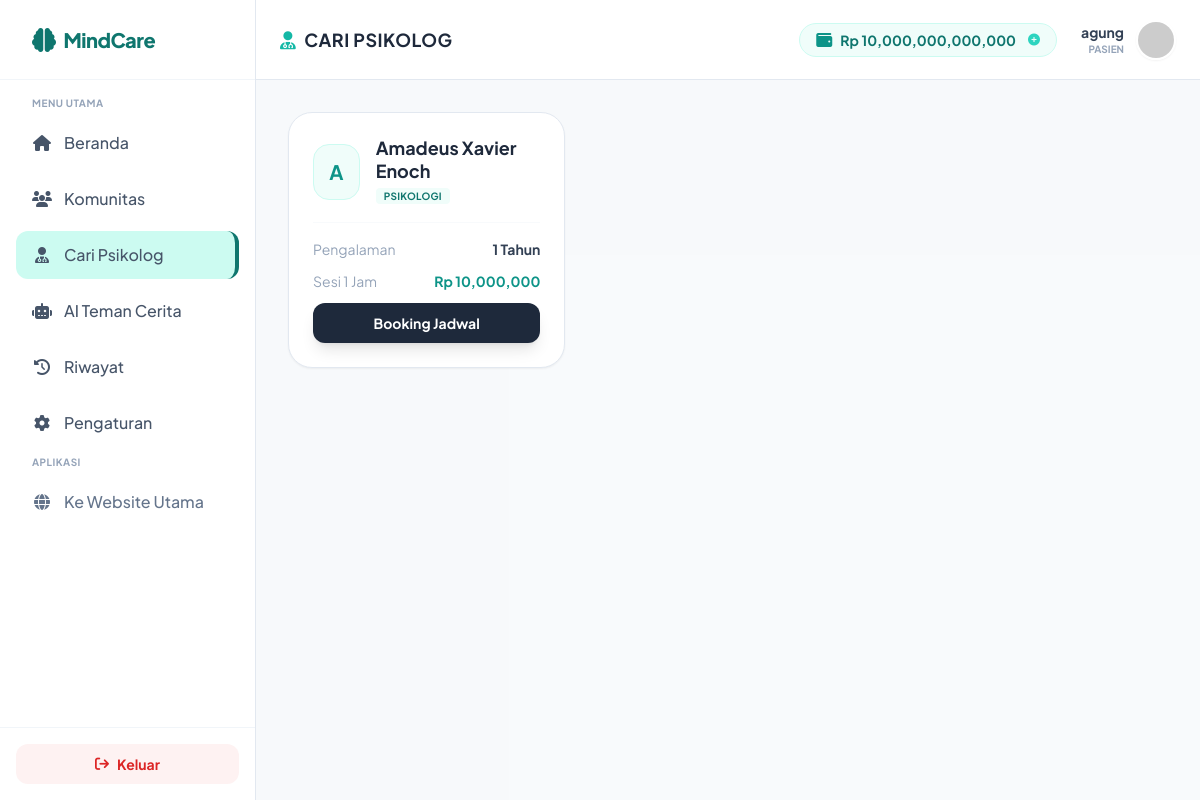
/dashboard.php?view=therapists (signed in), run on the app's committed database.
### tables this page shows
CREATE TABLE `users` (
  `id` int(11) NOT NULL,
  `name` varchar(100) NOT NULL,
  `email` varchar(100) NOT NULL,
  `password` varchar(255) NOT NULL,
  `role` enum('admin','patient','therapist') DEFAULT 'patient',
  `avatar` varchar(255) DEFAULT 'default.png',
  `balance` decimal(15,2) DEFAULT 0.00,
  `bio` text DEFAULT NULL,
  `language_pref` varchar(5) DEFAULT 'id',
  `avatar_color` varchar(20) DEFAULT 'teal-500',
  `last_activity` datetime DEFAULT NULL,
  `created_at` timestamp NOT NULL DEFAULT current_timestamp()
);

CREATE TABLE `therapists` (
  `id` int(11) NOT NULL,
  `user_id` int(11) NOT NULL,
  `specialization` varchar(100) DEFAULT NULL,
  `price` decimal(15,2) DEFAULT 150000.00,
  `experience_years` int(11) DEFAULT 1,
  `alumnus` varchar(100) DEFAULT NULL
);

### panel_patient.php (the view, shortened to what this page needs)
<?php
$idx = $_SESSION['active_index'] ?? 0;
$user_data = $_SESSION['accounts'][$idx] ?? $_SESSION['accounts'][0];
$uid = $_SESSION['user_id'] ?? $user_data['id'];
$nama_user = $user_data['name'];
$custom_avatar = $user_data['avatar'] ?? 'default.png';
$avatar_path = 'uploads/' . $custom_avatar;
if ($custom_avatar != 'default.png' && file_exists($avatar_path)) {
    $avatar_src = $avatar_path . "?t=" . time();
} else {
    $avatar_src = "https://ui-avatars.com/api/?name=".urlencode($nama_user)."&background=0d9488&color=fff";
}
$saldo_user = 0;
if ($conn) {
    $q_u = mysqli_query($conn, "SELECT balance FROM users WHERE id='$uid'");
    if($q_u && mysqli_num_rows($q_u) > 0){
        $d_u = mysqli_fetch_assoc($q_u);
        $saldo_user = $d_u['balance'];
    }
}
$view = $_GET['view'] ?? 'home';
?>
<!DOCTYPE html>
<html lang="id">
<head>
    <script src="https://cdn.tailwindcss.com"></script>
    <link href="https://cdnjs.cloudflare.com/ajax/libs/font-awesome/6.4.0/css/all.min.css" rel="stylesheet">
    <link href="https://unpkg.com/aos@2.3.1/dist/aos.css" rel="stylesheet">
</head>
<body class="flex h-screen overflow-hidden text-slate-700">
    <aside class="w-64 bg-white border-r border-slate-200 hidden md:flex flex-col z-30 shrink-0">
        <div class="h-20 flex items-center px-8 border-b border-slate-100">
            <span class="font-extrabold text-xl text-teal-700 tracking-tight flex items-center gap-2">
                <i class="fa-solid fa-brain text-2xl"></i> MindCare
            </span>
        </div>
        <nav class="flex-1 p-4 space-y-2 overflow-y-auto">
            <p class="px-4 text-[10px] font-bold text-slate-400 uppercase tracking-wider mb-2">Menu Utama</p>
            <a href="dashboard.php?view=home" class="<?= $view=='home'?'nav-active':'' ?> flex items-center gap-3 px-4 py-3 rounded-xl font-medium hover:bg-slate-50 text-slate-600 transition">
                <i class="fa-solid fa-house w-5 text-center"></i> Beranda
            </a>
            <a href="dashboard.php?view=community" class="<?= $view=='community'?'nav-active':'' ?> flex items-center gap-3 px-4 py-3 rounded-xl font-medium hover:bg-slate-50 text-slate-600 transition">
                <i class="fa-solid fa-users w-5 text-center"></i> Komunitas
            </a>
            <a href="dashboard.php?view=therapists" class="<?= $view=='therapists'?'nav-active':'' ?> flex items-center gap-3 px-4 py-3 rounded-xl font-medium hover:bg-slate-50 text-slate-600 transition">
                <i class="fa-solid fa-user-doctor w-5 text-center"></i> Cari Psikolog
            </a>
            <a href="dashboard.php?view=chatbot" class="<?= $view=='chatbot'?'nav-active':'' ?> flex items-center gap-3 px-4 py-3 rounded-xl font-medium hover:bg-slate-50 text-slate-600 transition">
                <i class="fa-solid fa-robot w-5 text-center"></i> AI Teman Cerita
            </a>
            <a href="dashboard.php?view=history" class="<?= $view=='history'?'nav-active':'' ?> flex items-center gap-3 px-4 py-3 rounded-xl font-medium hover:bg-slate-50 text-slate-600 transition">
                <i class="fa-solid fa-clock-rotate-left w-5 text-center"></i> Riwayat
            </a>
            <a href="dashboard.php?view=settings" class="<?= $view=='settings'?'nav-active':'' ?> flex items-center gap-3 px-4 py-3 rounded-xl font-medium hover:bg-slate-50 text-slate-600 transition">
                <i class="fa-solid fa-gear w-5 text-center"></i> Pengaturan
            </a>
            <p class="px-4 text-[10px] font-bold text-slate-400 uppercase tracking-wider mb-2 mt-4">Aplikasi</p>
            <a href="index.php" class="flex items-center gap-3 px-4 py-3 rounded-xl font-medium text-slate-500 hover:bg-teal-50 hover:text-teal-600 transition">
                <i class="fa-solid fa-globe w-5 text-center"></i> Ke Website Utama
            </a>
        </nav>
        <div class="p-4 border-t border-slate-100">
            <a href="dashboard.php?logout=true" class="flex items-center justify-center gap-2 w-full py-2.5 bg-red-50 text-red-600 rounded-xl font-bold hover:bg-red-100 transition text-sm">
                <i class="fa-solid fa-arrow-right-from-bracket"></i> Keluar
            </a>
        </div>
    </aside>
    <div class="flex-1 flex flex-col h-full overflow-hidden relative w-full">
        <header class="h-20 bg-white/90 backdrop-blur-sm border-b border-slate-200 flex items-center justify-between px-6 shrink-0 z-20 sticky top-0">
            <h2 class="text-lg font-bold text-slate-800 uppercase tracking-wide flex items-center gap-2">
                <?php
                    if($view=='community') echo '<i class="fa-solid fa-users text-teal-500"></i> Ruang Cerita';
                    elseif($view=='chatbot') echo '<i class="fa-solid fa-robot text-teal-500"></i> Chat dengan Mira';
                    elseif($view=='settings') echo '<i class="fa-solid fa-gear text-teal-500"></i> Pengaturan Profil';
                    elseif($view=='history') echo '<i class="fa-solid fa-receipt text-teal-500"></i> Riwayat Transaksi';
                    elseif($view=='therapists') echo '<i class="fa-solid fa-user-doctor text-teal-500"></i> Cari Psikolog';
                    else echo '<i class="fa-solid fa-chart-pie text-teal-500"></i> Dashboard';
                ?>
            </h2>
            <div class="flex items-center gap-6">
                <button onclick="document.getElementById('modalTopup').classList.remove('hidden')" class="hidden sm:flex items-center gap-2 px-4 py-1.5 bg-teal-50 hover:bg-teal-100 rounded-full border border-teal-100 transition cursor-pointer">
                    <i class="fa-solid fa-wallet text-teal-600"></i>
                    <span class="text-sm font-bold text-teal-700">Rp <?= number_format($saldo_user) ?></span>
                    <i class="fa-solid fa-plus-circle text-teal-400 text-xs ml-1"></i>
                </button>
                <div class="relative">
                    <button onclick="document.getElementById('profileDropdown').classList.toggle('show')" class="flex items-center gap-3 focus:outline-none group">
                        <div class="text-right hidden sm:block">
                            <p class="text-sm font-bold text-slate-700 truncate max-w-[120px] group-hover:text-teal-600 transition"><?= explode(' ', $nama_user)[0] ?></p>
                            <p class="text-[10px] text-slate-400 font-bold uppercase">Pasien</p>
                        </div>
                        <img src="<?= $avatar_src ?>" class="w-10 h-10 rounded-full object-cover border-2 border-white shadow-sm group-hover:border-teal-300 transition">
                    </button>
                </div>
            </div>
        </header>
        <main class="flex-1 overflow-y-auto p-4 md:p-6 lg:p-8 bg-slate-50/50">
            <?php if ($view == 'home'): ?>
                <div class="grid lg:grid-cols-3 gap-6 max-w-7xl mx-auto">
                    <div class="lg:col-span-2 space-y-6">
                        <div class="bg-gradient-to-r from-teal-600 to-emerald-600 rounded-3xl p-8 text-white shadow-xl shadow-teal-600/10 relative overflow-hidden" data-aos="fade-up">
                            <div class="relative z-10">
                                <h1 class="text-3xl font-bold mb-2">Halo, <?= explode(' ', $nama_user)[0] ?>! 👋</h1>
                                <p class="text-teal-100 mb-6 text-sm font-medium opacity-90">Setiap perasaan itu valid. Apa kabarmu hari ini?</p>
                                <div class="flex gap-3">
                                    <button onclick="document.getElementById('modalTopup').classList.remove('hidden')" class="bg-white text-teal-700 px-5 py-2.5 rounded-full font-bold text-sm shadow-sm hover:bg-teal-50 transition"><i class="fa-solid fa-plus mr-1"></i> Isi Saldo</button>
                                    <a href="dashboard.php?view=chatbot" class="bg-teal-700/50 text-white px-5 py-2.5 rounded-full font-bold text-sm hover:bg-teal-700/70 transition border border-white/20"><i class="fa-solid fa-comment mr-1"></i> Curhat ke Mira</a>
                                </div>
                            </div>
                            <i class="fa-solid fa-leaf absolute -bottom-8 -right-8 text-9xl opacity-10 rotate-12"></i>
                        </div>
                        <div class="bg-white rounded-3xl border border-slate-200 p-6 shadow-sm" data-aos="fade-up" data-aos-delay="100">
                            <div class="flex items-center justify-between mb-4">
                                <h3 class="font-bold text-slate-800 flex items-center gap-2"><i class="fa-solid fa-book-open text-teal-500"></i> Jurnal Harian</h3>
                                <span class="text-[10px] font-bold bg-slate-100 text-slate-500 px-2 py-1 rounded">Private</span>
                            </div>
                            <form method="POST" class="mb-6">
                                <div class="flex gap-4 mb-4 overflow-x-auto pb-2">
                                    <?php
                                        $moods = ['senang'=>['😊','bg-yellow-100'], 'biasa'=>['😐','bg-gray-100'], 'sedih'=>['😢','bg-blue-100'], 'marah'=>['😠','bg-red-100']];
                                        foreach($moods as $k => $v):
                                    ?>
                                    <label class="cursor-pointer group">
                                        <input type="radio" name="mood" value="<?= $k ?>" class="peer hidden" <?= $k=='senang'?'checked':'' ?>>
                                        <div class="w-10 h-10 rounded-full flex items-center justify-center text-xl bg-slate-50 border border-slate-200 grayscale peer-checked:grayscale-0 peer-checked:<?= $v[1] ?> peer-checked:border-transparent peer-checked:scale-110 transition group-hover:bg-slate-100"><?= $v[0] ?></div>
                                    </label>
                                    <?php endforeach; ?>
                                </div>
                                <div class="relative">
                                    <textarea name="note" rows="3" class="w-full bg-slate-50 rounded-xl border-none p-4 text-sm focus:ring-2 focus:ring-teal-200 resize-none transition placeholder-slate-400" placeholder="Tulis cerita singkat hari ini..." required></textarea>
                                    <button type="submit" name="save_journal" class="absolute bottom-3 right-3 bg-teal-600 text-white w-8 h-8 rounded-full flex items-center justify-center shadow hover:bg-teal-700 hover:scale-110 transition"><i class="fa-solid fa-paper-plane text-xs"></i></button>
                                </div>
                            </form>
                            <div class="space-y-3">
                                <p class="text-xs font-bold text-slate-400 uppercase tracking-wider">Catatan Terakhir</p>
                                <?php
                                    $journals = $_SESSION['demo_journals'][$uid] ?? [];
                                    $journals = array_slice($journals, 0, 2);
                                    if (empty($journals)) { echo '<div class="p-4 rounded-xl bg-slate-50 border border-dashed border-slate-200 text-center text-xs text-slate-400">Belum ada catatan.</div>'; }
                                    else { foreach ($journals as $j): ?>
                                    <div class="flex gap-3 p-3 rounded-xl bg-slate-50 border border-slate-100"><div class="text-xl">📝</div><div class="flex-1 min-w-0"><p class="text-sm text-slate-700 truncate"><?= htmlspecialchars($j['content']) ?></p><p class="text-[10px] text-slate-400 mt-1"><?= date('d M H:i', strtotime($j['created_at'])) ?></p></div></div>
                                <?php endforeach; } ?>
                            </div>
                        </div>
                    </div>
                    <div class="lg:col-span-1 space-y-6">
                        <div class="bg-white p-6 rounded-3xl border border-slate-200 shadow-sm text-center relative overflow-hidden" data-aos="fade-left">
                            <div class="w-20 h-20 bg-orange-50 text-orange-400 rounded-full flex items-center justify-center text-4xl mx-auto mb-4 floating shadow-sm">🌤️</div>
                            <h3 class="font-bold text-slate-800">Mood Mingguan</h3>
                            <p class="text-xs text-slate-500 mb-6">Grafik emosimu stabil minggu ini.</p>
                            <div class="flex items-end justify-center gap-2 h-16 px-4"><div class="w-2 bg-slate-100 rounded-t h-1/3"></div><div class="w-2 bg-slate-100 rounded-t h-2/3"></div><div class="w-2 bg-teal-400 rounded-t h-full"></div><div class="w-2 bg-slate-100 rounded-t h-1/2"></div></div>
                        </div>
                    </div>
                </div>
            <?php elseif ($view == 'therapists'): ?>
                <div class="grid md:grid-cols-2 lg:grid-cols-3 gap-6" data-aos="fade-up">
                    <?php
                    $therapists = [];
                    if ($conn) {
                        $q_t = mysqli_query($conn, "SELECT t.id, t.specialization, t.experience_years, t.price, u.name
                                                  FROM therapists t
                                                  JOIN users u ON t.user_id = u.id");
                        if ($q_t && mysqli_num_rows($q_t) > 0) {
                            while($row = mysqli_fetch_assoc($q_t)) {
                                $therapists[] = $row;
                            }
                        }
                    }
                    foreach($therapists as $t):
                    ?>
                    <div class="bg-white p-6 rounded-3xl border border-slate-200 shadow-sm hover:shadow-xl transition flex flex-col group">
                        <div class="flex items-center gap-4 mb-4">
                            <div class="w-14 h-14 bg-teal-50 rounded-2xl flex items-center justify-center text-teal-600 text-xl font-bold border border-teal-100 group-hover:bg-teal-600 group-hover:text-white transition">
                                <?= substr($t['name'], 0, 1) ?>
                            </div>
                            <div>
                                <h3 class="font-bold text-slate-800 text-lg leading-tight"><?= $t['name'] ?></h3>
                                <span class="bg-teal-50 text-teal-700 px-2 py-0.5 rounded text-[10px] font-bold uppercase tracking-wide"><?= $t['specialization'] ?></span>
                            </div>
                        </div>
                        <div class="mt-auto space-y-3 border-t border-slate-50 pt-4">
                            <div class="flex justify-between text-sm">
                                <span class="text-slate-400">Pengalaman</span>
                                <span class="font-bold text-slate-700"><?= $t['experience_years'] ?> Tahun</span>
                            </div>
                            <div class="flex justify-between text-sm">
                                <span class="text-slate-400">Sesi 1 Jam</span>
                                <span class="font-bold text-teal-600">Rp <?= number_format($t['price']) ?></span>
                            </div>
                            <button onclick="openBooking(<?= $t['id'] ?>, '<?= $t['name'] ?>', <?= $t['price'] ?>)" class="w-full py-2.5 bg-slate-800 text-white rounded-xl font-bold text-sm hover:bg-teal-600 transition shadow-lg mt-2">
                                Booking Jadwal
                            </button>
                        </div>
                    </div>
                    <?php endforeach; ?>
                </div>
            <?php endif; ?>
        </main>
    </div>
</body>
</html>

### panel_patient.php (style rules this page uses)
body { font-family: 'Plus Jakarta Sans', sans-serif; background: #F8FAFC; }
.nav-active { background: #CCFBF1; color: #0F766E; border-right: 4px solid #0F766E; }

### data on the page
users: balance "10,000,000,000,000"
therapists: user.name "A", user.name "Amadeus Xavier Enoch", specialization "PSIKOLOGI", experience_years "1", price "10,000,000"

### other printed values
explode(' ', $nama_user)[0] "agung"
